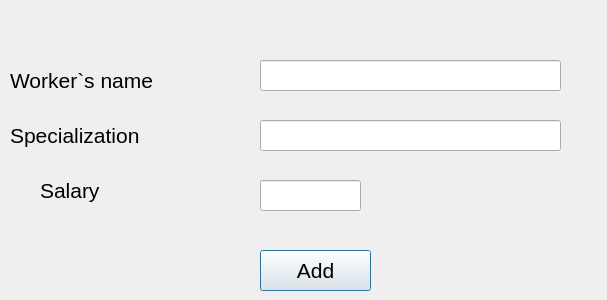
<?xml version="1.0" encoding="UTF-8"?>
<ui version="4.0">
 <class>addtoworkers</class>
 <widget class="QDialog" name="addtoworkers">
  <property name="geometry">
   <rect>
    <x>0</x>
    <y>0</y>
    <width>607</width>
    <height>300</height>
   </rect>
  </property>
  <property name="windowTitle">
   <string>Dialog</string>
  </property>
  <widget class="QLabel" name="label">
   <property name="geometry">
    <rect>
     <x>10</x>
     <y>60</y>
     <width>261</width>
     <height>41</height>
    </rect>
   </property>
   <property name="font">
    <font>
     <pointsize>16</pointsize>
    </font>
   </property>
   <property name="text">
    <string>Worker`s name</string>
   </property>
  </widget>
  <widget class="QLabel" name="label_2">
   <property name="geometry">
    <rect>
     <x>10</x>
     <y>120</y>
     <width>271</width>
     <height>31</height>
    </rect>
   </property>
   <property name="font">
    <font>
     <pointsize>16</pointsize>
    </font>
   </property>
   <property name="text">
    <string>Specialization</string>
   </property>
  </widget>
  <widget class="QLabel" name="label_3">
   <property name="geometry">
    <rect>
     <x>40</x>
     <y>170</y>
     <width>181</width>
     <height>41</height>
    </rect>
   </property>
   <property name="font">
    <font>
     <pointsize>16</pointsize>
    </font>
   </property>
   <property name="text">
    <string>Salary</string>
   </property>
  </widget>
  <widget class="QLineEdit" name="lineEdit">
   <property name="geometry">
    <rect>
     <x>260</x>
     <y>60</y>
     <width>301</width>
     <height>31</height>
    </rect>
   </property>
  </widget>
  <widget class="QLineEdit" name="lineEdit_2">
   <property name="geometry">
    <rect>
     <x>260</x>
     <y>120</y>
     <width>301</width>
     <height>31</height>
    </rect>
   </property>
  </widget>
  <widget class="QLineEdit" name="lineEdit_3">
   <property name="geometry">
    <rect>
     <x>260</x>
     <y>180</y>
     <width>101</width>
     <height>31</height>
    </rect>
   </property>
  </widget>
  <widget class="QPushButton" name="pushButton">
   <property name="geometry">
    <rect>
     <x>260</x>
     <y>250</y>
     <width>111</width>
     <height>41</height>
    </rect>
   </property>
   <property name="font">
    <font>
     <pointsize>16</pointsize>
     <weight>50</weight>
     <bold>false</bold>
    </font>
   </property>
   <property name="text">
    <string>Add</string>
   </property>
  </widget>
 </widget>
 <resources/>
 <connections/>
</ui>
